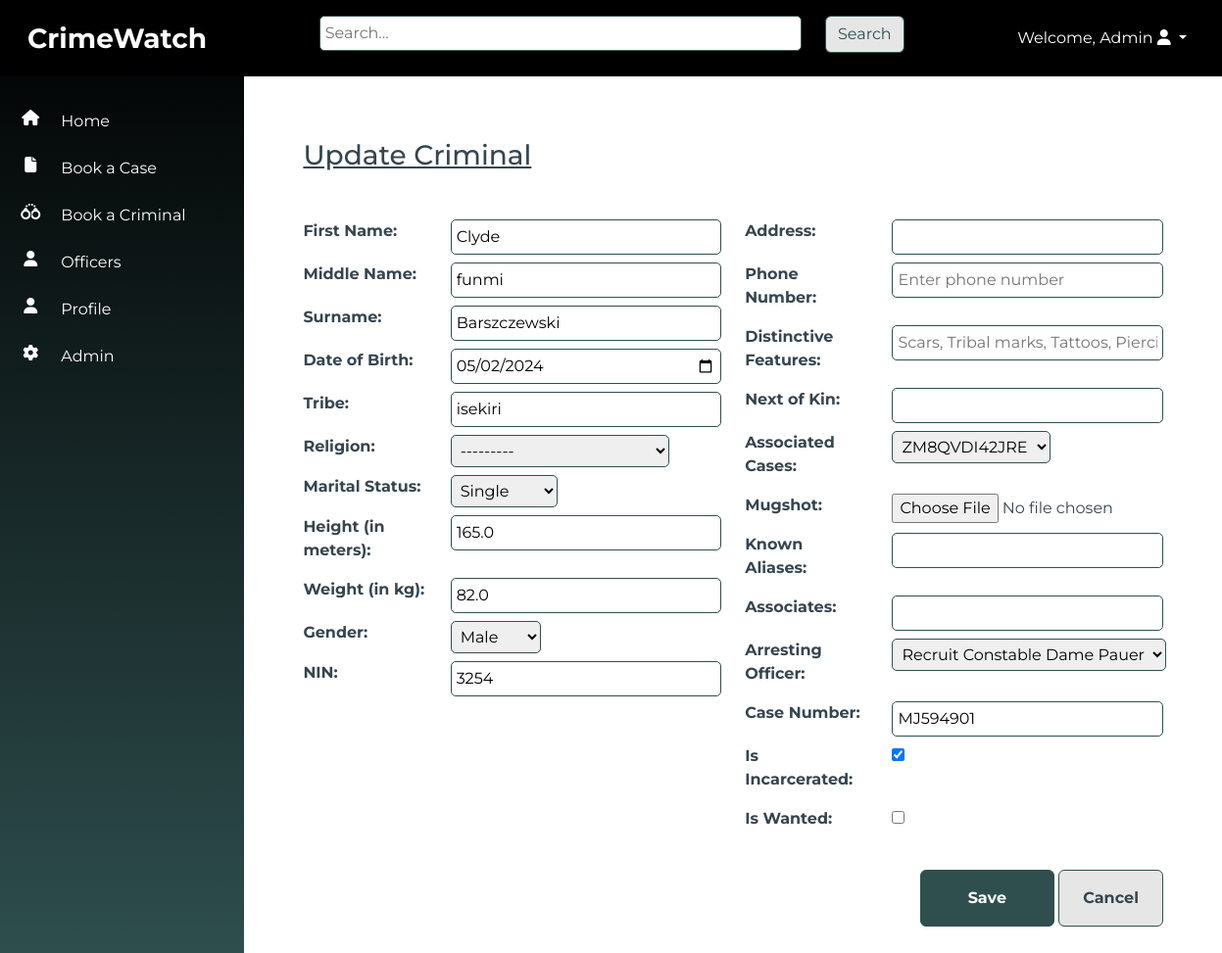
/criminals/update/5/ (signed in), run on the app's committed database.
### criminals/models.py (models this page shows, shortened)
class CriminalRecord(models.Model):
    MARITAL_STATUS = [
        ('Single', 'Single'),
        ('Married', 'Married'),
        ('Divorced', 'Divorced'),
        ('Widowed', 'Widowed'),
        ('Widower', 'Widower'),
        ('Celibate', 'Celibate'),
    ]
    RELIGION = [
        ('Christianity', 'Christianity'),
        ('Islam', 'Islam'),
        ('Traditional Worshippers', 'Traditional Worshippers'),
        ('Others', 'Others'),
    ]
    SEX_CHOICES = [
        ('male', 'Male'),
        ('female', 'Female'),
    ]
    first_name = models.CharField(max_length=255)
    middle_name = models.CharField(max_length=255, blank=True)
    surname = models.CharField(max_length=255)
    date_of_birth = models.DateField()
    date_of_arrest = models.DateField(auto_now_add=True)
    time_of_arrest = models.TimeField(auto_now_add=True)
    tribe = models.CharField(max_length=100)
    religion = models.CharField(max_length=100, choices=RELIGION, blank=True)
    marital_status = models.CharField(max_length=10, choices=MARITAL_STATUS, default="Single")
    height_in_meters = models.FloatField()
    weight_in_kg = models.FloatField()
    gender = models.CharField(max_length=10, choices=SEX_CHOICES, default="Male")
    nin = models.CharField(max_length=100, unique=True)
    address = models.CharField(max_length=255, blank=True)
    associated_cases = models.ForeignKey(CriminalCase, on_delete=models.CASCADE, blank=True, null=True)
    contact_info = models.CharField(max_length=100, blank=True)
    distinctive_features = models.CharField(max_length=255, blank=True)
    next_of_kin = models.CharField(max_length=255, blank=True)
    mugshot = models.ImageField(upload_to='src/images/', blank=True)
    known_aliases = models.CharField(max_length=255, blank=True)
    associates = models.CharField(max_length=255, blank=True)
    arresting_officer = models.ForeignKey(Officer, on_delete=models.CASCADE, blank=True)
    case_number = models.CharField(max_length=9, default=generate_case_number, unique=True)
    is_incarcerated = models.BooleanField(default=True)
    is_wanted = models.BooleanField(default=False)

### criminals/views.py (the view)
# urls.py: path('update/<int:pk>/', views.criminal_update, name='criminal_update'),
@login_required
def criminal_update(request, pk):
    criminal = get_object_or_404(CriminalRecord, pk=pk)
    if request.method == 'POST':
        form = CriminalForm(request.POST, request.FILES, instance=criminal)
        if form.is_valid():
            form.save()
            return redirect('criminal_list')
    else:
        form = CriminalForm(instance=criminal)
    return render(request, 'criminal_form.html', {'form': form})

### criminals/forms.py
class CriminalForm(forms.ModelForm):
    class Meta:
        model = CriminalRecord
        fields = '__all__'
        widgets = {
            'date_of_birth': forms.DateInput(attrs={'type': 'date'}),
            'date_of_arrest': forms.DateInput(attrs={'type': 'date'}),
            'time_of_arrest': forms.TimeInput(attrs={'type': 'time'}),
            'distinctive_features': forms.TextInput(attrs={'placeholder': 'Scars, Tribal marks, Tattoos, Piercings, etc.'}),
            'contact_info': forms.TextInput(attrs={'placeholder': 'Enter phone number'}),
        }

### cases/models.py (called while the page is built)
    def __str__(self):
        return self.case_number

### officers/models.py (called while the page is built)
    def __str__(self):
        return f"{self.rank} {self.name}"

### criminals/templates/criminal_form.html (shortened to what this page needs)
{% extends 'base.html' %}
{% block content %}
<div class="container-fluid p-5">
    <h1 class="fs-3 mb-3 text-decoration-underline">{{ form.instance.pk|yesno:"Update Criminal,Create Criminal" }}</h1>
    <form method="post" enctype="multipart/form-data" class="needs-validation mt-5">
        <div class="row">
            <div class="col-6">
                <div class="row mb-2 align-items-start">
                    <div class="col-md-5 col-lg-4">
                        <label class="form-label fw-bold" for="id_first_name">First Name:</label>
                    </div>
                    <div class="col-md-7 col-lg-8 rounded-top">
                        {{ form.first_name }}
                    </div>
                </div>
                <div class="row mb-2 align-items-start">
                    <div class="col-md-5 col-lg-4">
                        <label class="form-label fw-bold" for="id_middle_name">Middle Name:</label>
                    </div>
                    <div class="col-md-7 col-lg-8 rounded-top">
                        {{ form.middle_name }}
                    </div>
                </div>
                <div class="row mb-2 align-items-start">
                    <div class="col-md-5 col-lg-4">
                        <label class="form-label fw-bold" for="id_surname">Surname:</label>
                    </div>
                    <div class="col-md-7 col-lg-8 rounded-top">
                        {{ form.surname }}
                    </div>
                </div>
                <div class="row mb-2 align-items-start">
                    <div class="col-md-5 col-lg-4">
                        <label class="form-label fw-bold" for="id_date_of_birth">Date of Birth:</label>
                    </div>
                    <div class="col-md-7 col-lg-8 rounded-top">
                        {{ form.date_of_birth }}
                    </div>
                </div>
                <div class="row mb-2 align-items-start">
                    <div class="col-md-5 col-lg-4">
                        <label class="form-label fw-bold" for="id_tribe">Tribe:</label>
                    </div>
                    <div class="col-md-7 col-lg-8 rounded-top">
                        {{ form.tribe }}
                    </div>
                </div>
                <div class="row mb-2 align-items-start">
                    <div class="col-md-5 col-lg-4">
                        <label class="form-label fw-bold" for="id_religion">Religion:</label>
                    </div>
                    <div class="col-md-7 col-lg-8 rounded-top">
                        {{ form.religion }}
                    </div>
                </div>
                <div class="row mb-2 align-items-start">
                    <div class="col-md-5 col-lg-4">
                        <label class="form-label fw-bold" for="id_marital_status">Marital Status:</label>
                    </div>
                    <div class="col-md-7 col-lg-8 rounded-top">
                        {{ form.marital_status }}
                    </div>
                </div>
                <div class="row mb-2 align-items-start">
                    <div class="col-md-5 col-lg-4">
                        <label class="form-label fw-bold" for="id_height_in_meters">Height (in meters):</label>
                    </div>
                    <div class="col-md-7 col-lg-8 rounded-top">
                        {{ form.height_in_meters }}
                    </div>
                </div>
                <div class="row mb-2 align-items-start">
                    <div class="col-md-5 col-lg-4">
                        <label class="form-label fw-bold" for="id_weight_in_kg">Weight (in kg):</label>
                    </div>
                    <div class="col-md-7 col-lg-8 rounded-top">
                        {{ form.weight_in_kg }}
                    </div>
                </div>
                <div class="row mb-2 align-items-start">
                    <div class="col-md-5 col-lg-4">
                        <label class="form-label fw-bold" for="id_gender">Gender:</label>
                    </div>
                    <div class="col-md-7 col-lg-8 rounded-top">
                        {{ form.gender }}
                    </div>
                </div>
                <div class="row mb-2 align-items-start">
                    <div class="col-md-5 col-lg-4">
                        <label class="form-label fw-bold" for="id_nin">NIN:</label>
                    </div>
                    <div class="col-md-7 col-lg-8 rounded-top">
                        {{ form.nin }}
                    </div>
                </div>
            </div>
            <div class="col-6">
<div class="row mb-2 align-items-start">
    <div class="col-md-5 col-lg-4">
        <label class="form-label fw-bold" for="id_address">Address:</label>
    </div>
    <div class="col-md-7 col-lg-8 rounded-top">
        {{ form.address }}
    </div>
</div>
<div class="row mb-2 align-items-start">
    <div class="col-md-5 col-lg-4">
        <label class="form-label fw-bold" for="id_contact_info">Phone Number:</label>
    </div>
    <div class="col-md-7 col-lg-8 rounded-top">
        {{ form.contact_info }}
    </div>
</div>
<div class="row mb-2 align-items-start">
    <div class="col-md-5 col-lg-4">
        <label class="form-label fw-bold" for="id_distinctive_features">Distinctive Features:</label>
    </div>
    <div class="col-md-7 col-lg-8 rounded-top">
        {{ form.distinctive_features }}
    </div>
</div>
<div class="row mb-2 align-items-start">
    <div class="col-md-5 col-lg-4">
        <label class="form-label fw-bold" for="id_next_of_kin">Next of Kin:</label>
    </div>
    <div class="col-md-7 col-lg
    -8 rounded-top">
        {{ form.next_of_kin }}
    </div>
</div>
<div class="row mb-2 align-items-start">
    <div class="col-md-5 col-lg-4">
        <label class="form-label fw-bold" for="id_associated_case">Associated Cases:</label>
    </div>
    <div class="col-md-7 col-lg-8 rounded-top">
        {{ form.associated_cases }}
    </div>
</div>
<div class="row mb-2 align-items-start">
    <div class="col-md-5 col-lg-4">
        <label class="form-label fw-bold" for="id_mugshot">Mugshot:</label>
    </div>
    <div class="col-md-7 col-lg-8 rounded-top">
        {{ form.mugshot }}
    </div>
</div>
<div class="row mb-2 align-items-start">
    <div class="col-md-5 col-lg-4">
        <label class="form-label fw-bold" for="id_known_aliases">Known Aliases:</label>
    </div>
    <div class="col-md-7 col-lg-8 rounded-top">
        {{ form.known_aliases }}
    </div>
</div>
<div class="row mb-2 align-items-start">
    <div class="col-md-5 col-lg-4">
        <label class="form-label fw-bold" for="id_associates">Associates:</label>
    </div>
    <div class="col-md-7 col-lg-8 rounded-top">
        {{ form.associates }}
    </div>
</div>
<div class="row mb-2 align-items-start">
    <div class="col-md-5 col-lg-4">
        <label class="form-label fw-bold" for="id_arresting_officer">Arresting Officer:</label>
    </div>
    <div class="col-md-7 col-lg-8 rounded-top">
        {{ form.arresting_officer }}
    </div>
</div>
<div class="row mb-2 align-items-start">
    <div class="col-md-5 col-lg-4">
        <label class="form-label fw-bold" for="id_case_number">Case Number:</label>
    </div>
    <div class="col-md-7 col-lg-8 rounded-top">
        {{ form.case_number }}
    </div>
</div>
<div class="row mb-2 align-items-start">
    <div class="col-md-5 col-lg-4">
        <label class="form-label fw-bold" for="id_is_incarcerated">Is Incarcerated:</label>
    </div>
    <div class="col-md-7 col-lg-8 rounded-top">
        {{ form.is_incarcerated }}
    </div>
</div>
<div class="row mb-2 align-items-start">
    <div class="col-md-5 col-lg-4">
        <label class="form-label fw-bold" for="id_is_wanted">Is Wanted:</label>
    </div>
    <div class="col-md-7 col-lg-8 rounded-top">
        {{ form.is_wanted }}
    </div>
</div>
<div class="float-end mt-4" role="group" aria-label="Basic example">
    <button type="submit" class="btn btn-primary p-3 px-5 fw-bold">Save</button>
    <a href="{% url 'criminal_list' %}" class="btn btn-gray p-3 px-4 fw-bold">Cancel</a>
</div>
            </div>
        </div>
    </form>
</div>
{% endblock %}

### templates/base.html (shortened to what this page needs)
<!DOCTYPE html>
<html lang="en">
<head>
    <link rel="stylesheet" href="https://cdnjs.cloudflare.com/ajax/libs/font-awesome/6.5.2/css/all.min.css">
    {% load static %}
    <link rel="stylesheet" type="text/css" href="{% static 'src/styles.css' %}">
    <link href="https://cdn.jsdelivr.net/npm/bootstrap@5.3.3/dist/css/bootstrap.min.css" rel="stylesheet">
</head>
<body>
    <nav class="navbar navbar-expand-sm navbar-dark p-3">
        <div class="container-fluid">
            <div class="col-md-3"><a class="navbar-brand fs-3 fw-bold" href="{% url 'home' %}">CrimeWatch</a></div>
            <div class="col-md-6 d-none d-sm-block">
              <form method="get" action="{% url 'search_results' %}">
                <div class="row mb-2 align-items-start">
                  <div class="col-md-10">
                    <input type="text" name="q" placeholder="Search...">
                  </div>
                  <div class="col-md-2 rounded-top">
                    <button type="submit" class="btn btn-gray">Search</button>
                  </div>
              </div>
            </form>
          </div>
                <div class="col-md-3 d-none d-sm-block float-end">
                  {% if user.is_authenticated %}
                  <ul class="navbar-nav ml-3 justify-content-end">
                  <li class="dropdown nav-item">
                      <a href="#" class="dropdown-toggle nav-link text-white text-capitalize" data-bs-toggle="dropdown">Welcome, {{ user.username }} <i class="fa fa-user"></i> <b class="caret"></b></a>
                  </li></ul>
                  {% else %}
                  <li><a href="{% url 'login' %}">Login</a></li>
                  {% endif %}
          </div>
        </div>
      </nav>
    <div class="container-fluid">
        <div class="row">
        <div class="vert-bar d-none d-sm-block">
            <ul class="navbar-nav">
              <li class="nav-item my-1  py-2 row align-items-start">
                <i class="col-3 fa fa-house text-center"></i>
                <a class="col-9 nav-link p-0 m-0" href="{% url 'home' %}">Home</a>
              </li>
              <li class="nav-item my-1  py-2 row align-items-start">
                <i class="col-3 fa fa-file text-center"></i>
                <a class="col-9 nav-link p-0 m-0" href="{% url 'case_create' %}">Book a Case</a>
              </li>
              <li class="nav-item my-1  py-2 row align-items-start">
                <i class="col-3 fa fa-handcuffs text-center"></i>
                <a class="col-9 nav-link p-0 m-0" href="{% url 'criminal_create' %}">Book a Criminal</a>
              </li>
              <li class="nav-item my-1 py-2 row align-items-start">
                <i class="col-3 fa fa-user text-center"></i>
                <a class="col-9 nav-link p-0 m-0" href="{% url 'officer_list' %}">Officers</a>
              </li>
              <li class="nav-item my-1 py-2 row align-items-start">
                <i class="col-3 fa fa-user text-center"></i>
                <a class="col-9 nav-link p-0 m-0" href="{% url 'profile' %}">Profile</a>
              </li>
              <li class="nav-item my-1 py-2 row align-items-start">
                <i class="col-3 fa fa-gear text-center"></i>
                <a class="col-9 nav-link p-0 m-0" href="{% url 'admin:index' %}">Admin</a>
              </li>
              </ul>
        </div>
        <div class="content pt-3">
            {% block content %}{% endblock %}
        </div>
        </div>
    </div>
</body>
</html>

### static/src/styles.css (style rules this page uses)
body { font-family: 'Montserrat', sans-serif !important; color: var(--charcoal) !important; }
:root { --dark-slate-gray:#2F4F4F; --dark-khaki: #BDB76B; --crimson-red: #DC143C; --ivory: ##FFFFF0; --charcoal: #36454F; --dim-gray: #696969; --orange: #FFa500 }
.navbar { background:black; color: var(--dark-slate-gray) !important; z-index: 2; }
.btn-primary { background-color: var(--dark-slate-gray) !important; border-color: var(--dark-slate-gray) !important; }
.btn-gray { background-color: #e6e6e6 !important; color: var(--ivory) !important; border-color: var(--dark-slate-gray) !important; }
.vert-bar { background-image: linear-gradient(180deg, black, var(--dark-slate-gray)) !important; position: fixed; top: 0; left: 0; z-index: 1; padding-top: 100px !important; width: 20% !important; height: 100%; color: white; padding: 20px 0; overflow-x: hidden; }
input[type="text"], input[type="number"], input[type="email"], input[type="date"], textarea { width:100%; border-radius: 5px; border: solid 1px #2F4F4F; padding:5px; }
select { border-radius: 5px !important; border: solid 1px #2F4F4F; padding:5px !important; }
.content { width:80% !important; margin: auto 0 0 20%; }

### data on the page
CriminalRecord: instance.pk "Update Criminal", first_name "Clyde", middle_name "funmi", surname "Barszczewski", date_of_birth "05/02/2024", tribe "isekiri", religion "---------", marital_status "Single", height_in_meters "165.0", weight_in_kg "82.0", gender "Male", nin "3254", associated_cases "ZM8QVDI42JRE", arresting_officer "Recruit Constable Dame Pauer", case_number "MJ594901", is_incarcerated "☑"

### other printed values
{{ user.username }} "Admin"
